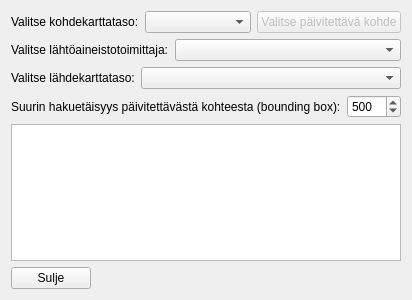
<?xml version="1.0" encoding="UTF-8"?>
<ui version="4.0">
 <class>DialogAddSourceDataLinks</class>
 <widget class="QDialog" name="DialogAddSourceDataLinks">
  <property name="geometry">
   <rect>
    <x>0</x>
    <y>0</y>
    <width>400</width>
    <height>300</height>
   </rect>
  </property>
  <property name="windowTitle">
   <string>Linkkien lisääminen lähtöaineistosivuihin</string>
  </property>
  <layout class="QVBoxLayout" name="verticalLayout">
   <item>
    <layout class="QHBoxLayout" name="horizontalLayout_2">
     <item>
      <widget class="QLabel" name="label_2">
       <property name="text">
        <string>Valitse kohdekarttataso:</string>
       </property>
      </widget>
     </item>
     <item>
      <widget class="QComboBox" name="comboBoxChooseTargetLayer">
       <property name="sizePolicy">
        <sizepolicy hsizetype="MinimumExpanding" vsizetype="Fixed">
         <horstretch>0</horstretch>
         <verstretch>0</verstretch>
        </sizepolicy>
       </property>
      </widget>
     </item>
     <item>
      <widget class="QPushButton" name="pushButtonChooseFeatures">
       <property name="enabled">
        <bool>false</bool>
       </property>
       <property name="text">
        <string>Valitse päivitettävä kohde</string>
       </property>
      </widget>
     </item>
    </layout>
   </item>
   <item>
    <layout class="QHBoxLayout" name="horizontalLayout">
     <item>
      <widget class="QLabel" name="label">
       <property name="text">
        <string>Valitse lähtöaineistotoimittaja:</string>
       </property>
      </widget>
     </item>
     <item>
      <widget class="QComboBox" name="comboBoxChooseSourceDataAPI">
       <property name="sizePolicy">
        <sizepolicy hsizetype="MinimumExpanding" vsizetype="Fixed">
         <horstretch>0</horstretch>
         <verstretch>0</verstretch>
        </sizepolicy>
       </property>
      </widget>
     </item>
    </layout>
   </item>
   <item>
    <layout class="QHBoxLayout" name="horizontalLayout_4">
     <item>
      <widget class="QLabel" name="label_3">
       <property name="text">
        <string>Valitse lähdekarttataso:</string>
       </property>
      </widget>
     </item>
     <item>
      <widget class="QComboBox" name="comboBoxChooseSourceDataLayer">
       <property name="sizePolicy">
        <sizepolicy hsizetype="MinimumExpanding" vsizetype="Fixed">
         <horstretch>0</horstretch>
         <verstretch>0</verstretch>
        </sizepolicy>
       </property>
      </widget>
     </item>
    </layout>
   </item>
   <item>
    <layout class="QHBoxLayout" name="horizontalLayout_5">
     <item>
      <widget class="QLabel" name="label_4">
       <property name="text">
        <string>Suurin hakuetäisyys päivitettävästä kohteesta (bounding box):</string>
       </property>
      </widget>
     </item>
     <item>
      <widget class="QSpinBox" name="spinBoxMaxSearchDistance">
       <property name="sizePolicy">
        <sizepolicy hsizetype="Maximum" vsizetype="Fixed">
         <horstretch>0</horstretch>
         <verstretch>0</verstretch>
        </sizepolicy>
       </property>
       <property name="maximum">
        <number>1000</number>
       </property>
       <property name="singleStep">
        <number>10</number>
       </property>
       <property name="value">
        <number>500</number>
       </property>
      </widget>
     </item>
    </layout>
   </item>
   <item>
    <widget class="QTableWidget" name="tableWidgetSourceTargetMatches"/>
   </item>
   <item>
    <layout class="QHBoxLayout" name="horizontalLayout_3">
     <item>
      <widget class="QPushButton" name="pushButtonClose">
       <property name="text">
        <string>Sulje</string>
       </property>
      </widget>
     </item>
     <item>
      <spacer name="horizontalSpacer">
       <property name="orientation">
        <enum>Qt::Horizontal</enum>
       </property>
       <property name="sizeHint" stdset="0">
        <size>
         <width>40</width>
         <height>20</height>
        </size>
       </property>
      </spacer>
     </item>
    </layout>
   </item>
  </layout>
 </widget>
 <resources/>
 <connections/>
</ui>
